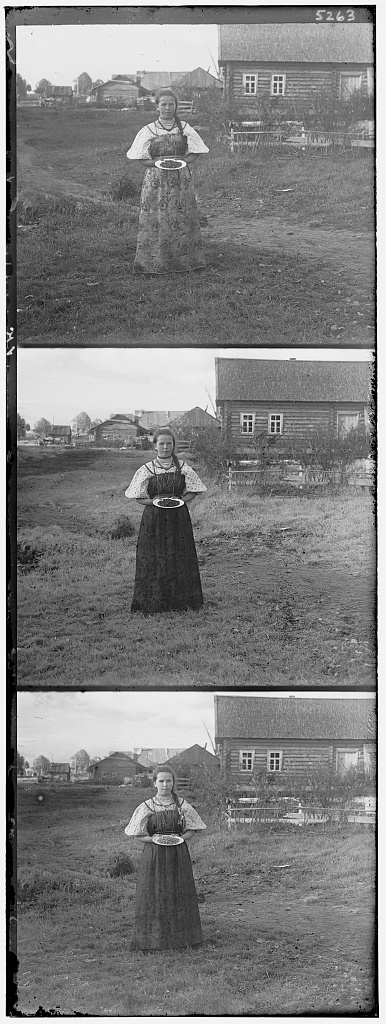
#> input picture images/prk2000000199.jpg, 386 x 1024 px, given in place of 00093u.tif, which was not available
$ python pyramid.py images/prk2000000199.jpg   (older library calls are emulated)
#> lines starting #> are read from the running program, lines starting #| are printed output that depends on the picture; after the words box and inside, x2 and y2 are one past the last pixel; in counts of white or black regions, pixels touching at a corner belong together; pictures that were not available may be replaced by others from this repository, and a replacement may not be noted
#!/usr/bin/env python

""" pyramid.py: Image Alignment with Pyramids

Computational Photography
Feburary 3, 2016
Alice Wang

About:
    http://www.cs.wustl.edu/~pless/classes/555/proj1/
    Automatic color aligning and compositing of the Prokudin-Gorskii photo
    collection

Usage:
    Edit the image name directly at the beginning of the main file
    Large images need to use the multi-scale alignment

"""

import sys
import copy
import scipy
import numpy as np
from math import *
from PIL import Image, ImageChops
from scipy import signal, ndimage
from skimage import data, filter
import matplotlib.pyplot as plt
from matplotlib import image as im
from datetime import datetime

__author__  = "Alice Wang"
__email__   = "awang26@wustl.edu"


def crop_thirds(img):
    """Crops an image into three verticle parts.

    Args:
        img: Single channel image

    Returns:
        Tuple of cropped images
    """
    height      = len(img)
    width       = len(img[0])
    height_crop = int(height/3)

    top = img[0:height_crop]                # blue
    mid = img[height_crop:height_crop*2]    # green
    bot = img[height_crop*2:height-1]       # red

    return (top, mid, bot)


# [176 lines left out: functions multi_scale_align, multi_helper, single_scale_align, single_scale_align_edge, not called in this run]


def trim_border(im):
    """ Trims the solid color border from an image

    It gets the border colour from the top left pixel, using getpixel,
    so you don't need to pass the colour. Subtracts a scalar from the
    differenced image, this is a quick way of saturating all values
    under 100, 100, 100 (in my example) to zero. So is a neat way to
    remove any 'wobble' resulting from compression.

    https://stackoverflow.com/questions/10615901/trim-whitespace-using-pil

    Args:
        im: Single image to be trimmed

    Returns:
        An image if it was trimmed
    """
    bg = Image.new(im.mode, im.size, im.getpixel((0,0)))
    diff = ImageChops.difference(im, bg)
    diff = ImageChops.add(diff, diff, 2.0, -100)
    bbox = diff.getbbox()

    if bbox:
        return im.crop(bbox)


def trim_left_right(img):
    """ Trims black border off the left and right of a single image

    Trim off a non-uniform black border from the left and right edges
    of the image. The edge can be very noisy and won't necessarily be
    the same value of black. We increase contrast, convert image to
    only black and white pixels, count up the number of white pixels
    along the columns, find the point where we start having a lot of
    white pixels and set that as the cut off point. Finally, we crop
    the image.

    Assumes border is within 10% of image.
    Assumes white specks within 1.7% of the image are ok.

    Args:
        img: Single image to crop

    Returns:
        Cropped single image
    """
    height         = len(img)
    width          = len(img[0])
    white_ok_width = int(width * .017)
    max_crop_width = int(width * .10)
    threshold      = height * .3

    img_bw  = np.around(np.multiply(img, 1/180))
    col_sum = np.sum(img_bw, axis=0)

    crop_left = 0;
    for i in range(0, max_crop_width):
        if col_sum[i] > threshold and i > white_ok_width:
            crop_left = i
            break

    crop_right = 0;
    for i in range(width-1, width-max_crop_width, -1):
        if col_sum[i] > threshold and i < width-white_ok_width:
            crop_right = width-i
            break

    # Crop columns
    img_crop  = np.delete(img, list(range(crop_left)), axis=1)
    width     = len(img_crop[0])
    to_delete = list(range(width-crop_right, width))
    img_crop  = np.delete(img_crop, to_delete, axis=1)

    return img_crop


def trim_top_bot(imgs):
    """ Trims black border off the top and bot of three images

    Trim off a non-uniform black border from the top and bottom edges
    of the three images. The edge can be very noisy and won't
    necessarily have the same value of black. We increase contrast,
    convert image to only black and white pixels, count up the number
    of white pixels along the rows, find the point where we start having
    a lot of white pixels and set that as the cut off point. Then,
    we crop the image. At the very end, we need to re-crop each image
    so they all have the
    same height.

    Assumes border is within 10% of image.
    Assumes white specks within 1.7% of the image are ok.

    Args:
        imgs: 3 images to crop

    Returns:
        3 trimmed images
    """
    height          = len(imgs[0])
    width           = len(imgs[0][0])
    white_ok_height = int(height * .02)
    max_crop_height = int(height * .10)
    threshold       = width * .3

    # Contrast and b/w
    img_bw_b = np.around(np.multiply(imgs[0], 1/180))
    img_bw_g = np.around(np.multiply(imgs[1], 1/180))
    img_bw_r = np.around(np.multiply(imgs[2], 1/180))

    # White count of each row
    col_sum_b = np.sum(img_bw_b, axis=1)
    col_sum_g = np.sum(img_bw_g, axis=1)
    col_sum_r = np.sum(img_bw_r, axis=1)

    crop_top = 0
    done = [False, False, False]

    for i in range(0, max_crop_height):
        if i > white_ok_height:
            if col_sum_b[i] > threshold and not done[0]:
                crop_top = i
                done[0] = True
            if col_sum_g[i] > threshold and not done[1]:
                crop_top = i
                done[1] = True
            if col_sum_r[i] > threshold and not done[2]:
                crop_top = i
                done[2] = True

    crop_bot = 0
    done = [False, False, False]

    for i in range(height-1, height-max_crop_height, -1):
        if i < height-white_ok_height:
            if col_sum_b[i] > threshold and not done[0]:
                crop_bot = height-i;
                done[0] = True
            if col_sum_g[i] > threshold and not done[1]:
                crop_bot = height-i;
                done[1] = True
            if col_sum_r[i] > threshold and not done[2]:
                crop_bot = height-i;
                done[2] = True

    # Crop columns
    final_imgs = [None]*3
    for i in range(0,3):
        img_crop = np.delete(imgs[i], list(range(crop_top)), 0)
        img_crop = np.delete(img_crop, list(range(height-crop_bot, height)), 0)
        final_imgs[i] = img_crop

    # Make sure all the images are the same height - chop from the bottom!
    min_height = min(len(final_imgs[0]), len(final_imgs[1]), len(final_imgs[2]))
    for i in range(0,3):
        final_imgs[i] = final_imgs[i][0:min_height]

    return final_imgs


# [67 lines left out: functions imshow, concat_images, concat_n_images, overlay_images, not called in this run]


def main(argv = sys.argv):
    PIL_img       = Image.open("finalImages/00093u.tif")
#> PIL_img is the input picture: PIL image 386x1024 L; min 0, max 255, mean 126.6
    trimmed_img   = trim_border(PIL_img) # remove white border
#> in trim_border, `bg = Image.new(im.mode, im.size, im.getpixel((0,0)))`: bg: PIL image 386x1024 L; every value is 243
#> in trim_border, `diff = ImageChops.add(diff, diff, 2.0, -100)`:
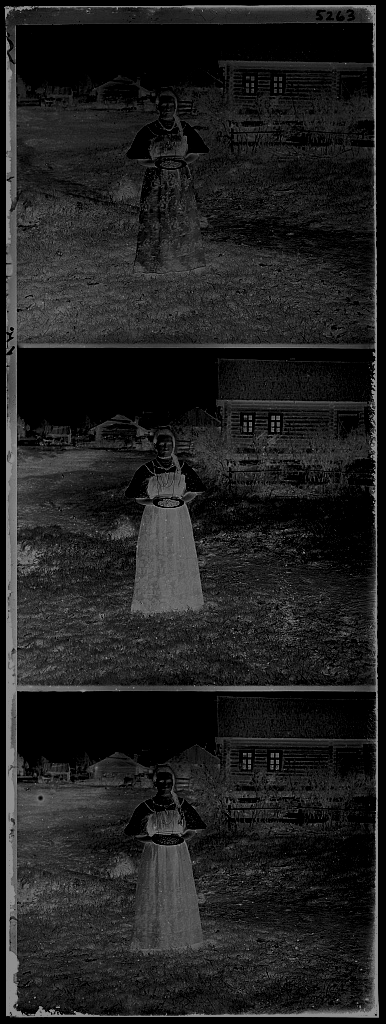
#> diff: PIL image 386x1024 L; min 0, max 143, mean 32.2
#> in trim_border, `bbox = diff.getbbox()`: bbox = (4, 5, 379, 1018)
#> in trim_border, `return im.crop(bbox)`:
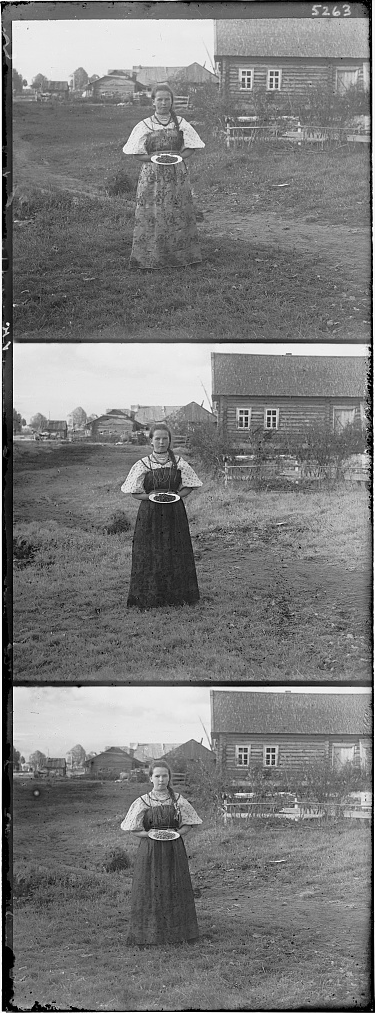
#> returned value: PIL image 375x1013 L; min 0, max 255, mean 121.9
    ndarray_img   = np.asarray(trimmed_img, dtype=np.uint8)
    trimmed_img   = trim_left_right(ndarray_img)
#> in trim_left_right, `height         = len(img)`: height = 1013
#> in trim_left_right, `width          = len(img[0])`: width = 375
#> in trim_left_right, `white_ok_width = int(width * .017)`: white_ok_width = 6
#> in trim_left_right, `max_crop_width = int(width * .10)`: max_crop_width = 37
#> in trim_left_right, `threshold      = height * .3`: threshold = 303.9
#> in trim_left_right, `img_bw  = np.around(np.multiply(img, 1/180))`:
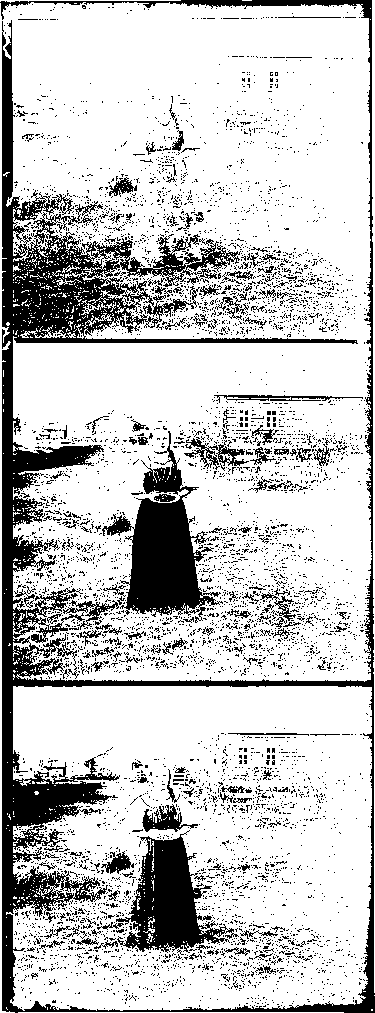
#> img_bw: shape (1013, 375) float64; values 0 (black) and 1 (white), 77.7% white; 5707 black regions (5534 under 20 px), largest, box (x1, y1, x2, y2) and area: (0, 0, 375, 1013) 44740, (102, 431, 223, 623) 8577, (116, 830, 239, 953) 6441
#> in trim_left_right, `col_sum = np.sum(img_bw, axis=0)`: col_sum = 375 values, max 1012 at index 0, min 18 at index 2, mean 787.2
#> the loop in trim_left_right, `for i in range(width-1, width-max_crop_width, -1):` made 7 passes
#> crop_right on pass 7: 7
#> in trim_left_right, `width     = len(img_crop[0])`: width = 362
#> in trim_left_right, `img_crop  = np.delete(img_crop, to_delete, axis=1)`:
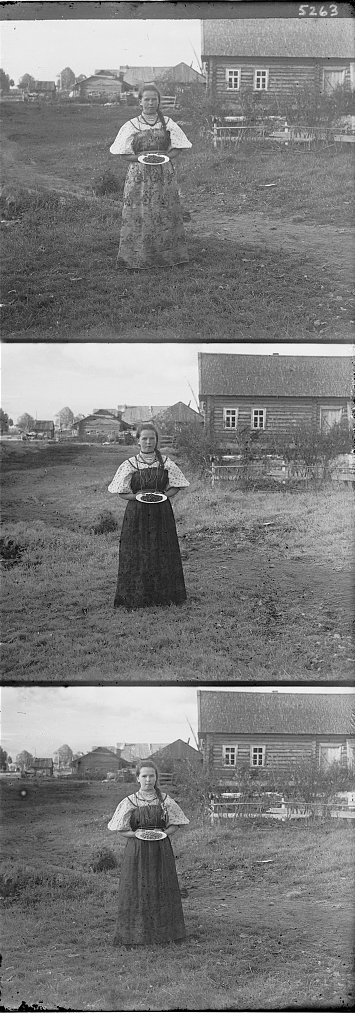
#> img_crop: shape (1013, 355); min 0, max 255, mean 124.5
    cropped_img   = crop_thirds(trimmed_img)
#> in crop_thirds, `height      = len(img)`: height = 1013
#> in crop_thirds, `width       = len(img[0])`: width = 355
#> in crop_thirds, `height_crop = int(height/3)`: height_crop = 337
#> in crop_thirds, `bot = img[height_crop*2:height-1]`:
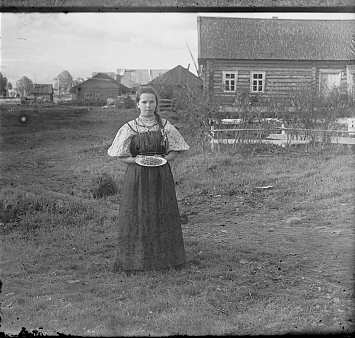
#> bot: shape (338, 355); min 0, max 255, mean 123
    retrim_img    = trim_top_bot(cropped_img)
#> in trim_top_bot, `width           = len(imgs[0][0])`: width = 355
#> in trim_top_bot, `white_ok_height = int(height * .02)`: white_ok_height = 6
#> in trim_top_bot, `max_crop_height = int(height * .10)`: max_crop_height = 33
#> in trim_top_bot, `threshold       = width * .3`: threshold = 106.5
#> in trim_top_bot, `img_bw_b = np.around(np.multiply(imgs[0], 1/180))`: img_bw_b: shape (337, 355) float64; values 0 (black) and 1 (white), 83.7% white; 1588 black regions (1544 under 20 px), largest, box (x1, y1, x2, y2) and area: (0, 201, 228, 337) 11246, (0, 0, 355, 18) 1515, (0, 190, 61, 221) 693
#> in trim_top_bot, `img_bw_g = np.around(np.multiply(imgs[1], 1/180))`: img_bw_g: shape (337, 355) float64; values 0 (black) and 1 (white), 77.8% white; 2177 black regions (2091 under 20 px), largest, box (x1, y1, x2, y2) and area: (89, 94, 210, 286) 8577, (0, 105, 91, 158) 1907, (1, 0, 345, 7) 1496
#> in trim_top_bot, `img_bw_r = np.around(np.multiply(imgs[2], 1/180))`:
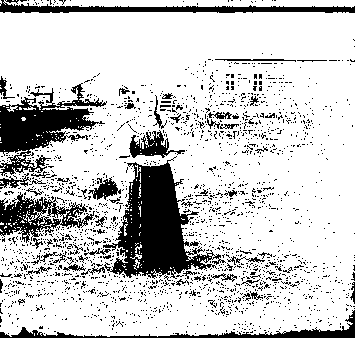
#> img_bw_r: shape (338, 355) float64; values 0 (black) and 1 (white), 79.4% white; 2028 black regions (1964 under 20 px), largest, box (x1, y1, x2, y2) and area: (103, 156, 226, 279) 6441, (0, 83, 107, 176) 4028, (0, 0, 355, 13) 2032
#> in trim_top_bot, `col_sum_b = np.sum(img_bw_b, axis=1)`: col_sum_b = 337 values, max 355 at index 20, min 4 at index 1, mean 297.1
#> in trim_top_bot, `col_sum_g = np.sum(img_bw_g, axis=1)`: col_sum_g = 337 values, max 355 at index 7, min 11 at index 5, mean 276.3
#> in trim_top_bot, `col_sum_r = np.sum(img_bw_r, axis=1)`: col_sum_r = 338 values, max 355 at index 13, min 0 at index 8, mean 282
#> after the loop in trim_top_bot, `for i in range(0, max_crop_height):`: done = [True, True, True]
#> the loop in trim_top_bot, `for i in range(height-1, height-max_crop_height, -1):` made 32 passes
#> the loop in trim_top_bot, `for i in range(0,3):` made 1 pass
#> pass 1, in trim_top_bot, `img_crop = np.delete(imgs[i], list(range(crop_top)), 0)`:
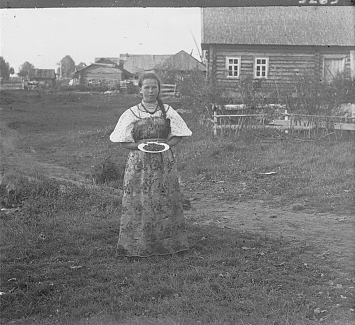
#> img_crop: shape (325, 355); min 2, max 255, mean 126.8
#> after the loop in trim_top_bot, `for i in range(0,3):`: final_imgs = 3 items

    # [7 lines of commented-out code are left out]
    aligned_img = multi_scale_align(retrim_img)
    final_img   = overlay_images(aligned_img)

    #imshow(concat_n_images([retrim_img[0],aligned_g, aligned_r]))
    imshow(final_img)

    scipy.misc.toimage(final_img, cmin=0.0, cmax=255).save('finalImages/00093u_color_2.tif')
    return 0


if __name__ == "__main__":
    # Exit status is the return value from main
    # sys.exit(main())
#> (the run stopped early here; a loop or call above may not have finished)

$ run again, on images/prk2000000780.jpg
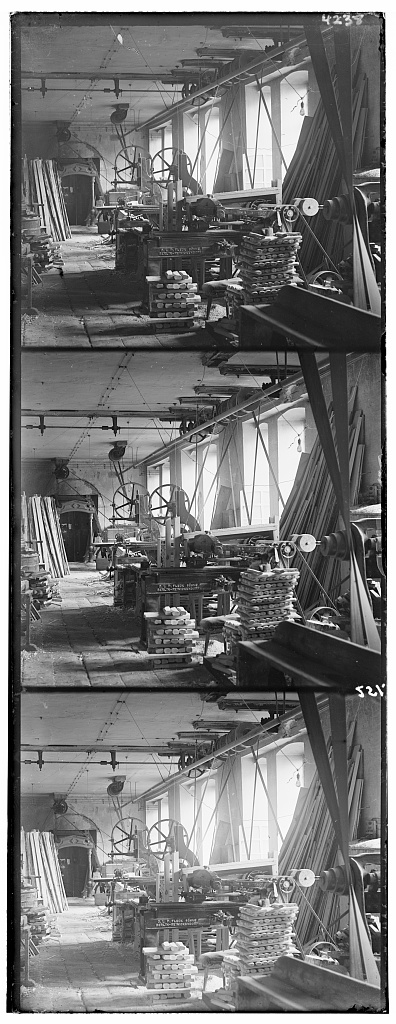
#> input picture images/prk2000000780.jpg, 396 x 1024 px, given in place of 00093u.tif, which was not available
#> in main, PIL_img is the input picture: PIL image 396x1024 L; min 0, max 255, mean 118.3
#> bg: PIL image 396x1024 L; every value is 254
#> bbox = (6, 11, 389, 1014)
#> in trim_left_right, `height         = len(img)`: height = 1003
#> in trim_left_right, `width          = len(img[0])`: width = 383
#> white_ok_width = 6
#> max_crop_width = 38
#> in trim_left_right, `threshold      = height * .3`: threshold = 300.9
#> in trim_left_right, `img_bw  = np.around(np.multiply(img, 1/180))`:
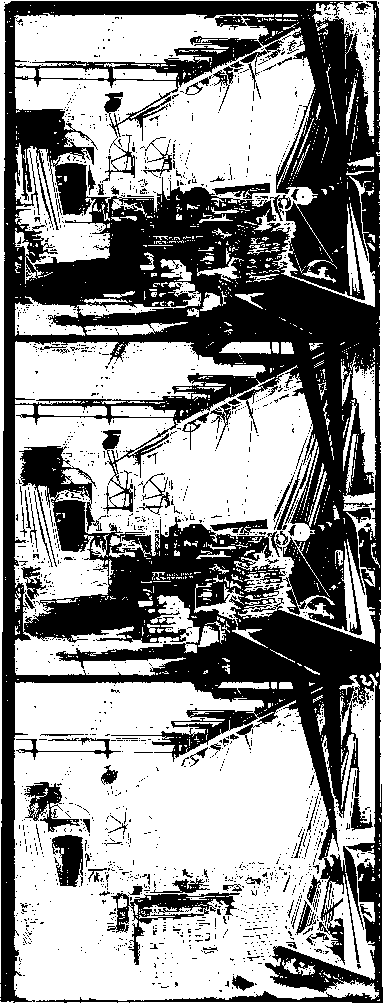
#> img_bw: shape (1003, 383) float64; values 0 (black) and 1 (white), 56.9% white; 1774 black regions (1684 under 20 px), largest, box (x1, y1, x2, y2) and area: (0, 1, 383, 1003) 148962, (107, 892, 240, 965) 2125, (52, 835, 83, 887) 1142
#> col_sum = 383 values, max 1000 at index 0, min 3 at index 13, mean 570.9
#> the loop in trim_left_right, `for i in range(width-1, width-max_crop_width, -1):` made 9 passes
#> crop_right on pass 9: 9
#> in trim_left_right, `width     = len(img_crop[0])`: width = 368
#> in crop_thirds, `height      = len(img)`: height = 1003
#> in crop_thirds, `width       = len(img[0])`: width = 359
#> height_crop = 334
#> in trim_top_bot, `width           = len(imgs[0][0])`: width = 359
#> white_ok_height = 6
#> max_crop_height = 33
#> in trim_top_bot, `threshold       = width * .3`: threshold = 107.7
#> img_bw_b: shape (334, 359) float64; values 0 (black) and 1 (white), 47.9% white; 499 white regions (439 under 20 px), largest, box (x1, y1, x2, y2) and area: (0, 13, 359, 307) 44231, (0, 282, 186, 334) 2654, (0, 0, 359, 136) 2592
#> img_bw_g: shape (334, 359) float64; values 0 (black) and 1 (white), 52.7% white; 527 black regions (493 under 20 px), largest, box (x1, y1, x2, y2) and area: (0, 112, 359, 334) 28226, (0, 0, 359, 301) 23543, (343, 189, 359, 237) 516
#> img_bw_r: shape (334, 359) float64; values 0 (black) and 1 (white), 76% white; 831 black regions (779 under 20 px), largest, box (x1, y1, x2, y2) and area: (0, 0, 359, 297) 14681, (92, 224, 225, 297) 2125, (250, 278, 359, 325) 2103
#> col_sum_b = 334 values, max 359 at index 0, min 3 at index 1, mean 171.9
#> col_sum_g = 334 values, max 303 at index 93, min 0 at index 2, mean 189.4
#> col_sum_r = 334 values, max 352 at index 324, min 2 at index 333, mean 272.9
#> after the loop in trim_top_bot, `for i in range(0, max_crop_height):`: done = [True, True, True]
#> the loop in trim_top_bot, `for i in range(height-1, height-max_crop_height, -1):` made 32 passes
#> crop_bot on pass 7: 7
#> the loop in trim_top_bot, `for i in range(0,3):` made 1 pass
#> pass 1, in trim_top_bot, `img_crop = np.delete(imgs[i], list(range(crop_top)), 0)`:
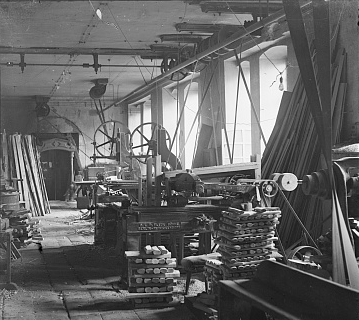
#> img_crop: shape (320, 359); min 0, max 255, mean 100.8
#> after the loop in trim_top_bot, `for i in range(0,3):`: final_imgs = 3 items
